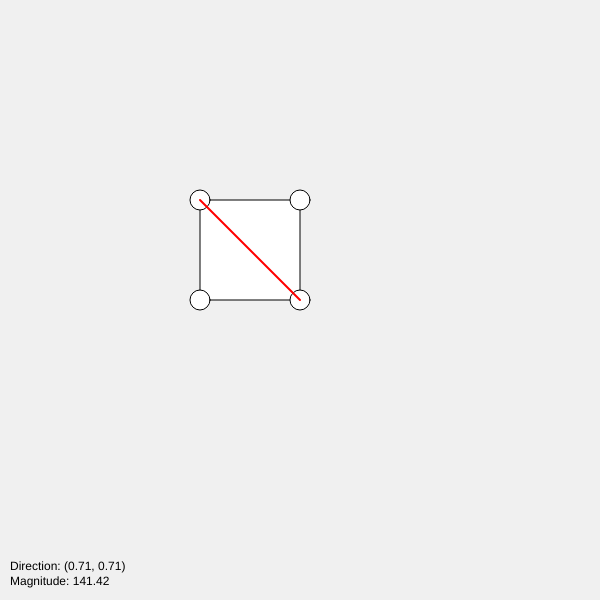
Frame 1 (no input)
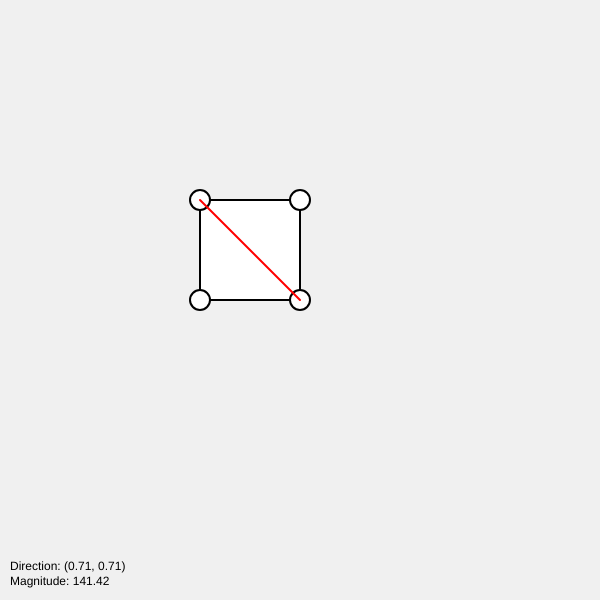
Frame 60 (no input)
Frame 120 (the mouse pressed at the canvas centre since frame 60): identical to frame 60, image omitted

The p5.js sketch that drew these frames (run headless with seeded random() and noise() and a simulated clock; from frame 60 on, the mouse is pressed at the canvas centre):

// p5.js sketch
// ── sketch.js
let points = [];
let selectedPoint = null;
const radius = 10;

function setup() {
  createCanvas(600, 600);
  points = [
    createVector(200, 200),
    createVector(300, 200),
    createVector(300, 300),
    createVector(200, 300)
  ];
}

function draw() {
  background(240);
  stroke(0);
  fill(255);

  // Draw quad
  beginShape();
  for (let pt of points) vertex(pt.x, pt.y);
  endShape(CLOSE);

  // Draw points
  for (let pt of points) {
    ellipse(pt.x, pt.y, radius * 2);
  }

  // Compute bounding float3
  let v0 = points[0];
  let center = createVector(0, 0);
  for (let pt of points) center.add(pt);
  center.div(4);

  let dir = p5.Vector.sub(center, v0).normalize();
  let maxProj = 0;
  for (let pt of points) {
    let delta = p5.Vector.sub(pt, v0);
    let proj = abs(delta.dot(dir));
    maxProj = max(maxProj, proj);
  }

  // Visualize
  let end = p5.Vector.add(v0, p5.Vector.mult(dir, maxProj));
  stroke(255, 0, 0);
  strokeWeight(2);
  line(v0.x, v0.y, end.x, end.y);

  noStroke();
  fill(0);
  text(`Direction: (${dir.x.toFixed(2)}, ${dir.y.toFixed(2)})`, 10, height - 30);
  text(`Magnitude: ${maxProj.toFixed(2)}`, 10, height - 15);
}

function mousePressed() {
  for (let pt of points) {
    if (dist(mouseX, mouseY, pt.x, pt.y) < radius) {
      selectedPoint = pt;
      break;
    }
  }
}

function mouseDragged() {
  if (selectedPoint) selectedPoint.set(mouseX, mouseY);
}

function mouseReleased() {
  selectedPoint = null;
}
